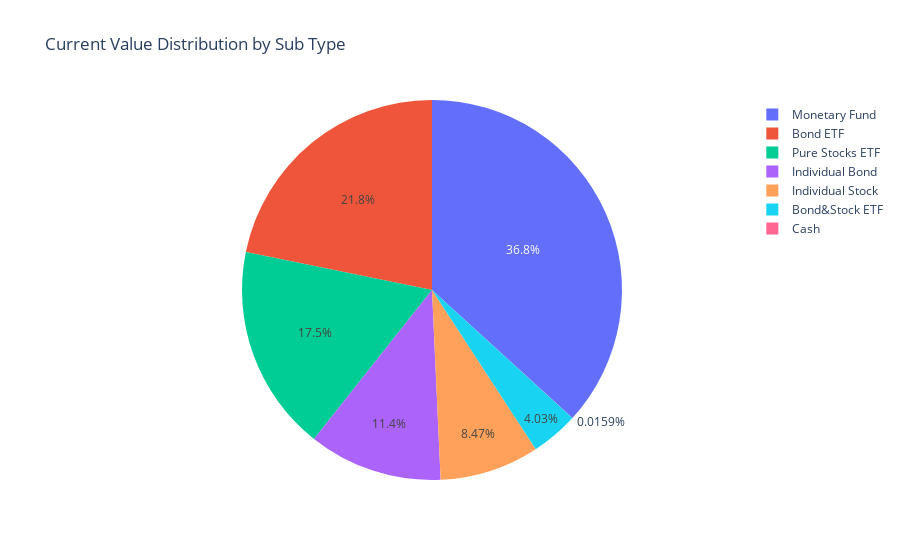

Notebook code for this chart:
### Code cell
fig = px.pie(df, names='sub_type', values='current_value', title='Current Value Distribution by Sub Type')
fig.show()

### Figure 1 — Plotly figure (JSON) as saved in the notebook; plotly's stock layout.template omitted (floating-point values rounded to 4 significant figures)
{"data": [{"domain": {"x": [0.0, 1.0], "y": [0.0, 1.0]}, "hovertemplate": "sub_type=%{label}<br>current_value=%{value}<extra></extra>", "labels": ["Monetary Fund", "Pure Stocks ETF", "Bond ETF", "Bond ETF", "Individual Bond", "Bond ETF", "Monetary Fund", "Monetary Fund", "Pure Stocks ETF", "Pure Stocks ETF", "Individual Stock", "Individual Stock", "Bond&Stock ETF", "Pure Stocks ETF", "Pure Stocks ETF", "Individual Bond", "Individual Stock", "Bond ETF", "Individual Bond", "Bond&Stock ETF", "Bond ETF", "Individual Bond", "Individual Stock", "Individual Bond", "Monetary Fund", "Monetary Fund", "Monetary Fund", "Monetary Fund", "Cash"], "legendgroup": "", "name": "", "showlegend": true, "values": [440000.0, 114800.0, 102600.0, 99860.0, 78950.0, 70220.0, 50930.0, 50200.0, 39820.0, 39490.0, 38680.0, 37310.0, 36630.0, 35480.0, 34040.0, 33490.0, 31670.0, 30880.0, 24070.0, 23950.0, 23910.0, 21090.0, 19690.0, 13620.0, 6281.0, 2611.0, 1236.0, 1173.0, 238.5], "type": "pie"}], "layout": {"legend": {"tracegroupgap": 0}, "title": {"text": "Current Value Distribution by Sub Type"}}}
